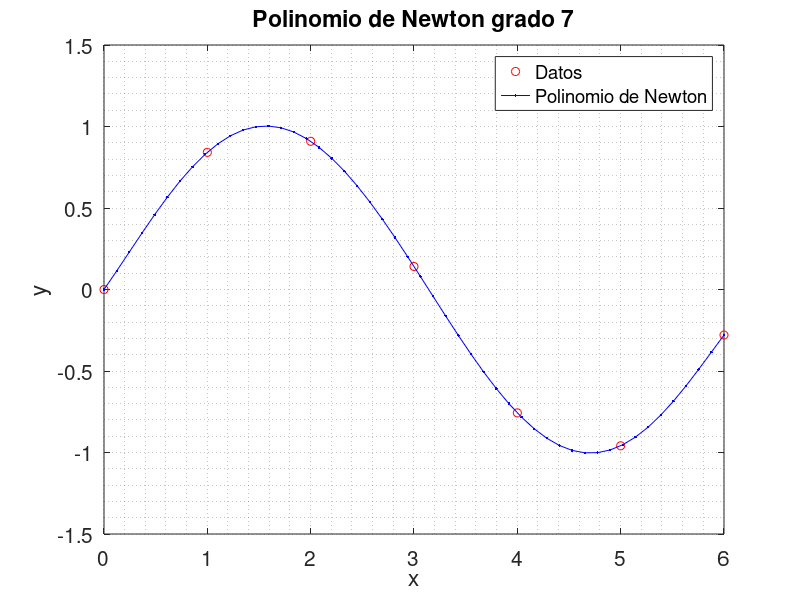

This figure's MATLAB source:
%% Interpolacion usando polinomios de Newton
%{
---------------------------------------------------------------------------
Creado por:                    Fecha:          Asignatura:
Felipe Uribe Castillo          27.02.16        Metodos numericos
---------------------------------------------------------------------------
Interpolacion polinomica en la forma de Newton
---------------------------------------------------------------------------
Referencias:
1. Yang et al. (2005) - Applied numerical methods using MATLAB
---------------------------------------------------------------------------
%}
clear; clc; close all;

%% datos
%{
% ejemplo 1
ptos = [ -2 -6
         -1  0
          1  0
          2  6
          4  60 ];
%}
%
% ejemplo 2
ptos = [ 0  0
         1  0.8415
         2  0.9093
         3  0.1411
         4 -0.7568
         5 -0.9589
         6 -0.2794 ];
%}
%{
% ejemplo 3
ptos = [ 1  0.1
         2  0.1
         3  0.1
         4  0
         5  0.4
         6  0
         7  0.3
         8  0.2
         9  0
         10 0.1 
         11 0
         12 0.3
         13 0.4 
         14 0.8
         15 0.8  ];
%}
x  = ptos(:,1);
y  = ptos(:,2);
m  = 50;          % numero de puntos que quiero interpolar

%% procedimiento
xx = linspace(min(x),max(x),m);   % defino los puntos donde se va a interpolar
N  = length(x);

% 1. calculo las diferencias divididas para hallar los coeficientes
D      = zeros(N,N);
D(:,1) = y;
for j = 1:N   % columnas
   for i = 1:N-j  % filas
      D(i,j+1) = (D(i+1,j) - D(i,j))/(x(i+j) - x(i));
   end
end
a = D(1,:);   % coeficientes del polinomio de Newton

% 2. calculo el polinomio de Newton
n = zeros(1,m);                  % inicio el polinomio de Newton
for i = 1:N
   mult = ones(1,m);
   for k = 1:i-1
      mult = mult.*(xx-x(k));   % calculo multiplicatoria
   end
   n = n + (a(i)*mult);   % calculo el polinomio de Newton
end

%% grafico
figure;
plot(x,y,'ro'); hold on; grid minor;
plot(xx,n,'b.-');
title(sprintf('Polinomio de Newton grado %g',N),'FontSize',16);
xlabel('x','FontSize',16); ylabel('y','FontSize',16);
legend('Datos','Polinomio de Newton','Location','Best');
set(gca,'FontSize',15);

%%END